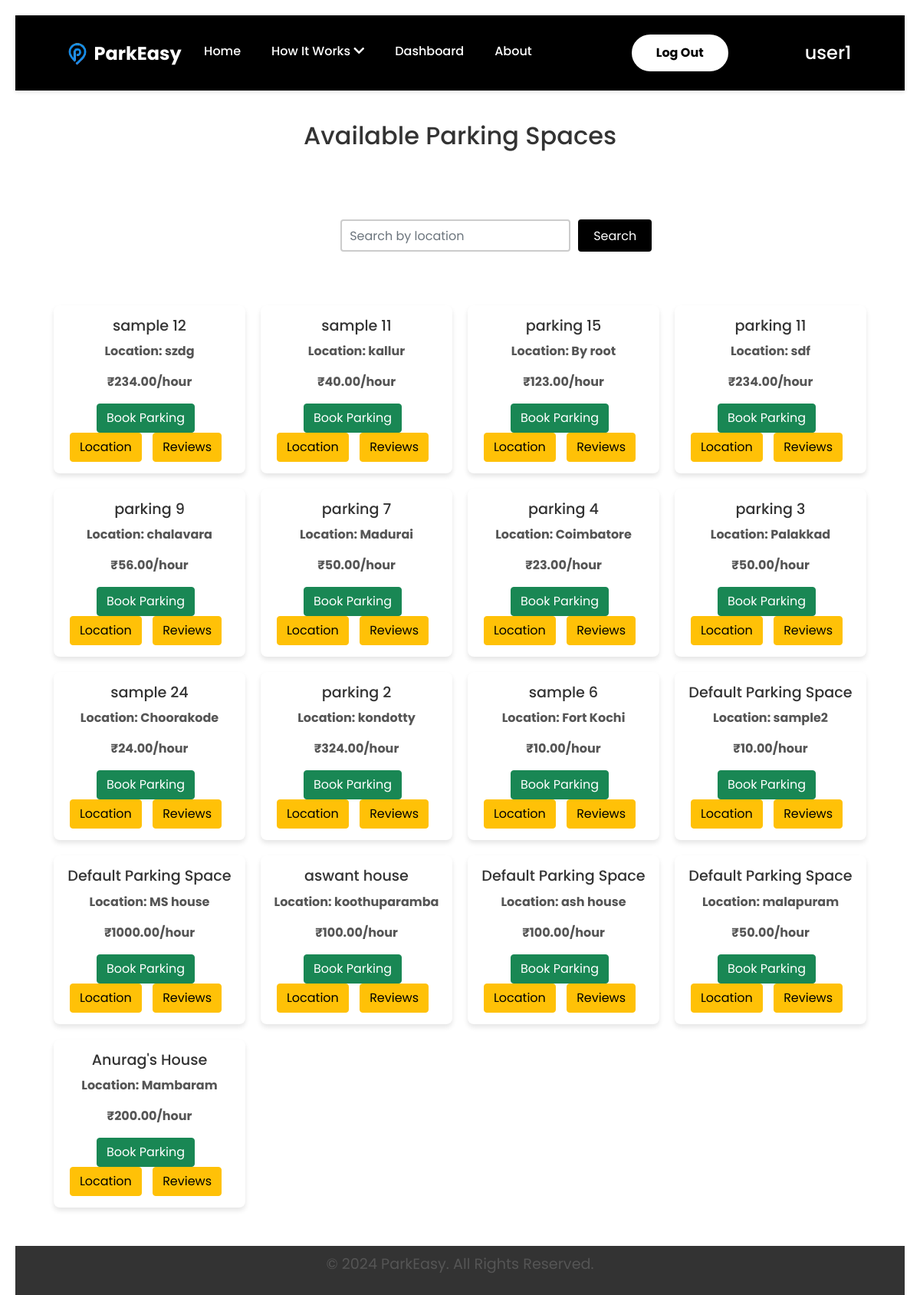
Page /parkeasy/parking-spaces/ (signed in) on the committed database.
### ParkEasyApp/models.py (models this page shows, shortened)
class ParkingSpace(models.Model):
    name = models.CharField(max_length=255)
    host = models.ForeignKey(ParkEasyUser, on_delete=models.CASCADE, related_name="parking_spaces")
    location = models.CharField(max_length=255)
    price_per_hour = models.DecimalField(max_digits=10, decimal_places=2)
    availability = models.BooleanField(default=True)
    amenities = models.TextField(blank=True, null=True)
    rating = models.DecimalField(max_digits=3, decimal_places=2, default=0.0)
    created_at = models.DateTimeField(auto_now_add=True)
    latitude = models.FloatField(null=True, blank=True)
    longitude = models.FloatField(null=True, blank=True)
    image = models.ImageField(upload_to="parking_images/", null=True, blank=True)  # Image field
    class Meta:
        indexes = [
            models.Index(fields=['host', 'location']),
        ]

### ParkEasyApp/views.py (the view)
# urls.py: path('parking-spaces/', views.parking_space_list_view, name='parking_space_list'),
def parking_space_list_view(request):
    query = request.GET.get('q', '')
    parking_spaces = ParkingSpace.objects.filter(
        Q(location__icontains=query) & Q(availability=True) & ~Q(host__user=request.user)
    ).order_by('-created_at')
    return render(request, 'parking/parking_space_list.html', {
        'parking_spaces': parking_spaces,
        'query': query
    })

### templates/parking/parking_space_list.html
{% extends "base.html" %}
{% load static %}
{% block content %}
<h2 class="heading">Available Parking Spaces</h2>
<form method="get" class="search-form">
    <input type="text" name="q" value="{{ query }}" placeholder="Search by location" class="form-control">
    <button type="submit" class="btn btn-primary">Search</button>
</form>
<div class="parking-space-grid">
    {% for space in parking_spaces %}
    <div class="parking-space-card">
        <a href="{% url 'parking_space_detail' space.id %}" class="space-link">
            <h3>{{ space.name }}</h3>
            <p>Location: {{ space.location }}</p>
            <p>₹{{ space.price_per_hour }}/hour</p>
        </a>
        {% if space.host.user != request.user %}
        <a href="{% url 'create_booking' parking_space_id=space.id %}" class="btn btn-success">Book Parking</a>
        <a href="{% url 'map' space.id %}" class="btn btn-warning">Location</a>
        <a href="{% url 'parking_space_reviews' space.id %}" class="btn btn-warning">Reviews</a>
        {% else %}
        <p class="text-muted">This is your parking space</p>
        {% endif %}
    </div>
    {% empty %}
    <div class="empty-message">
        <p>No parking spaces available.</p>
    </div>
    {% endfor %}
</div>
{% endblock %}

### templates/base.html (shortened to what this page needs)
<!DOCTYPE html>
<html lang="en">
{% load static %}
<head>
    <link rel="stylesheet" href="{% static 'css/home_style.css' %}">
    <link rel="stylesheet" href="{% static 'css/base_style.css' %}">
    <link rel="stylesheet" href="{% static 'css/login.css' %}">
    <link rel="stylesheet" href="{% static 'css/about.css' %}">
    <link rel="stylesheet" href="{% static 'css/add_parking_style.css' %}">
    <link rel="stylesheet" href="{% static 'css/parking_space_list.css' %}">
    <link rel="stylesheet" href="{% static 'css/parking_space_detail.css' %}">
    <link rel="stylesheet" href="{% static 'css/my_listed_parking_spaces.css' %}">
    <link rel="stylesheet" href="{% static 'css/help_support.css' %}">
    <link rel="stylesheet" href="{% static 'css/terms_conditions.css' %}">
    <link rel="stylesheet" href="{% static 'css/my_bookings.css' %}">
    <link rel="stylesheet" href="{% static 'css/create_booking.css' %}">
    <link href="https://cdnjs.cloudflare.com/ajax/libs/font-awesome/5.15.4/css/all.min.css" rel="stylesheet">
    <link href="https://cdn.jsdelivr.net/npm/bootstrap@5.3.3/dist/css/bootstrap.min.css" rel="stylesheet"
>
    <link rel="stylesheet" href="https://unpkg.com/leaflet@1.9.4/dist/leaflet.css" />
    <link href="https://cdn.jsdelivr.net/npm/bootstrap@5.1.0/dist/css/bootstrap.min.css" rel="stylesheet">
</head>
<body>
    <header>
        <div class="logo">
            <a href="{% url 'home' %}">
                <img src="{% static 'img/P1 logoo.png' %}" alt="Placeholder Logo">
                <span class="logo-text">ParkEasy</span>
            </a>
        </div>
        <nav>
            <ul class="menu">
                <li><a href="{% url 'home' %}">Home</a></li>
                <li class="dropdown">
                    <a href="#" id="how-it-works">How It Works <i class="fas fa-chevron-down"></i></a>
                </li>
                <li><a href="{% url 'dashboard' %}">Dashboard</a></li>
                <li><a href="{% url 'about' %}">About</a></li>
                <li>
                    {% if user.is_authenticated %}
                    <a href="{% url 'logout' %}" id="login_button">Log Out</a>
                    {% else %}
                    <a href="{% url 'login' %}" id="login_button">Log In</a>
                    <a href="{% url 'register' %}" id="signup_button">Sign Up</a>
                    {% endif %}
                </li>
                <li style="margin-left:100px ;">
                    <h4>{{ request.user.username }}</h4>
                </li>
            </ul>
        </nav>
    </header>
    <div class="wrapper" style=" min-height: 500px; ">
        <main>
            {% block content %}{% endblock %}
        </main>
    </div>
    <footer>
        <p>&copy; 2024 ParkEasy. All Rights Reserved.</p>
    </footer>
</body>
</html>

### static/css/home_style.css (style rules this page uses)
main { padding: 40px; font-family: 'Poppins', sans-serif; }
header { background-color: black; color: white; padding: 15px 50px; display: flex; justify-content: space-between; align-items: center; box-shadow: 0 2px 5px rgba(0, 0, 0, 0.1); position: sticky; top: 0; z-index: 10; }
header .logo { display: flex; align-items: center; }
header .logo img { height: 50px; max-width: 100%; display: block; float: left; }
header .logo-text { float: left; text-decoration: none; margin-left: -10px; margin-top: 8px; font-size: 24px; color: white; font-weight: bold; }
header nav { display: flex; align-items: center; flex-grow: 1; justify-content: center; margin-top: 10px; box-sizing: border-box; }
header nav ul { display: flex; list-style: none; margin: 0; padding: 0; }
header nav ul li { margin-left: 20px; position: relative; margin-top: 10px; }
header nav ul li:first-child { margin-left: 0; }
header nav ul li a { color: white; text-decoration: none; font-weight: 500; padding: 5px 10px; border-radius: 4px; transition: background-color 0.3s, color 0.3s; }
header nav ul li.dropdown .fas { display: inline-block; transition: transform 0.3s ease; }
#login_button { background-color: white; color: #000; padding: 10px 30px; border-radius: 50px; font-weight: bold; border: 2px solid #fff; display: inline-flex; justify-content: center; align-items: center; cursor: pointer; margin-left: 100px; margin-top: -10px; }
footer { background-color: black; color: white; text-align: center; padding: 10px; margin-top: 40px; }

### static/css/base_style.css (style rules this page uses)
* { font-family: 'Poppins', sans-serif; margin: 0; padding: 0; box-sizing: border-box; }
body { font-family: 'Poppins', sans-serif; margin: 0; padding: 0; overflow-x: hidden; line-height: 1.6; display: flex; flex-direction: column; min-height: 400px; }
.wrapper { flex: 1; display: flex; flex-direction: column; }
header { width: 100%; background-color: black; color: white; padding: 15px 50px; display: flex; justify-content: space-between; align-items: center; box-shadow: 0 2px 5px rgba(0, 0, 0, 0.1); position: sticky; top: 0; z-index: 10; }
header .logo { display: flex; align-items: center; }
header .logo img { height: 50px; max-width: 100%; display: block; float: left; }
header .logo-text { float: left; text-decoration: none; margin-left: -10px; margin-top: 8px; font-size: 24px; color: white; font-weight: bold; }
header nav { display: flex; align-items: center; flex-grow: 1; justify-content: center; margin-top: 10px; box-sizing: border-box; }
header nav ul { display: flex; list-style: none; margin: 0; padding: 0; }
header nav ul li { margin-left: 20px; position: relative; margin-top: 10px; }
header nav ul li:first-child { margin-left: 0; }
header nav ul li a { color: white; text-decoration: none; font-weight: 500; padding: 5px 10px; border-radius: 4px; transition: background-color 0.3s, color 0.3s; }
header nav ul li.dropdown .fas { display: inline-block; transition: transform 0.3s ease; }
#login_button { background-color: white; color: #000; padding: 10px 30px; border-radius: 50px; font-weight: bold; border: 2px solid #fff; display: inline-flex; justify-content: center; align-items: center; cursor: pointer; margin-left: 100px; margin-top: -10px; }
footer { background-color: #333; color: rgba(255, 255, 255, 0.826); text-align: center; padding: 10px; margin-top: auto; width: 100%; }

### static/css/add_parking_style.css (style rules this page uses)
* { font-family: 'Poppins', sans-serif; margin: 0; padding: 0; box-sizing: border-box; }
body { font-family: 'Poppins', sans-serif; background-color: #f4f4f4; justify-content: center; align-items: center; height: 100vh; margin: 0; }
form { background-color: #fff; padding: 20px; border-radius: 15px; box-shadow: 0 4px 12px rgba(255, 255, 255, 0.1); width: 100%; max-width: 450px; text-align: left; }
h2 { color: black; font-size: 28px; margin-bottom: 20px; text-align: center; }
form input, form select { width: 100%; padding: 12px; margin-bottom: 20px; border: 1px solid #ccc; border-radius: 8px; font-size: 16px; transition: border-color 0.3s ease; background-color: #f9f9f9; }
button[type="submit"] { background-color: black; color: white; padding: 12px 20px; border: none; border-radius: 8px; font-size: 18px; width: 100%; cursor: pointer; transition: background-color 0.3s ease; }

### static/css/my_listed_parking_spaces.css (style rules this page uses)
p { font-size: 1.2em; color: #555; text-align: center; margin-top: 20px; margin-bottom: 30px; }
ul { list-style-type: none; padding: 0; margin: 0; }
a { color: #007bff; text-decoration: none; font-weight: bold; }
body { display: block; overflow-x: hidden; }
.wrapper { flex: initial; }

### rows in the picture
ParkingSpace: name "sample 12", location "szdg", price_per_hour "234.00", shows "Book Parking"
ParkingSpace: name "sample 11", location "kallur", price_per_hour "40.00", shows "Book Parking"
ParkingSpace: name "parking 15", location "By root", price_per_hour "123.00", shows "Book Parking"
ParkingSpace: name "parking 11", location "sdf", price_per_hour "234.00", shows "Book Parking"
ParkingSpace: name "parking 9", location "chalavara", price_per_hour "56.00", shows "Book Parking"
ParkingSpace: name "parking 7", location "Madurai", price_per_hour "50.00", shows "Book Parking"
ParkingSpace: name "parking 4", location "Coimbatore", price_per_hour "23.00", shows "Book Parking"
ParkingSpace: name "parking 3", location "Palakkad", price_per_hour "50.00", shows "Book Parking"
ParkingSpace: name "sample 24", location "Choorakode", price_per_hour "24.00", shows "Book Parking"
ParkingSpace: name "parking 2", location "kondotty", price_per_hour "324.00", shows "Book Parking"
ParkingSpace: name "sample 6", location "Fort Kochi", price_per_hour "10.00", shows "Book Parking"
ParkingSpace: name "Default Parking Space", location "sample2", price_per_hour "10.00", shows "Book Parking"
ParkingSpace: name "Default Parking Space", location "MS house", price_per_hour "1000.00", shows "Book Parking"
ParkingSpace: name "aswant house", location "koothuparamba", price_per_hour "100.00", shows "Book Parking"
ParkingSpace: name "Default Parking Space", location "ash house", price_per_hour "100.00", shows "Book Parking"
ParkingSpace: name "Default Parking Space", location "malapuram", price_per_hour "50.00", shows "Book Parking"
ParkingSpace: name "Anurag's House", location "Mambaram", price_per_hour "200.00", shows "Book Parking"

### other values in the picture
{{ request.user.username }} "user1"
